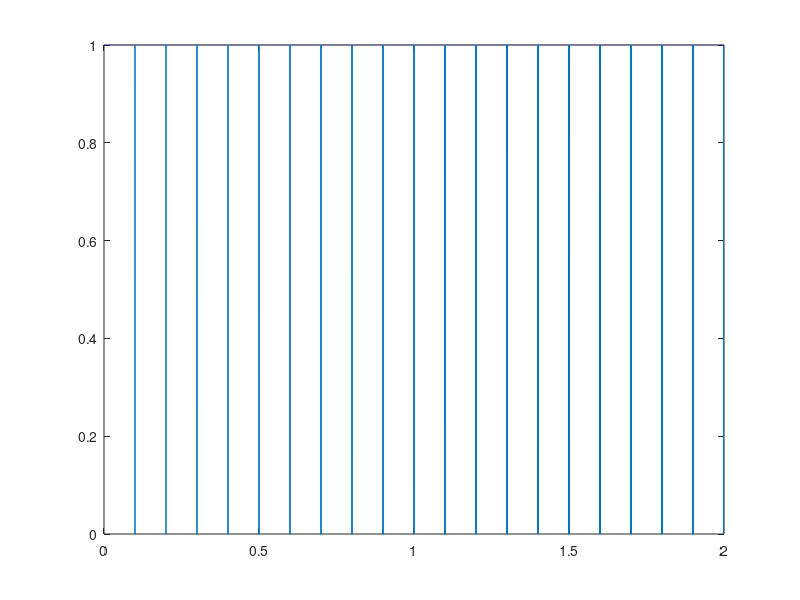
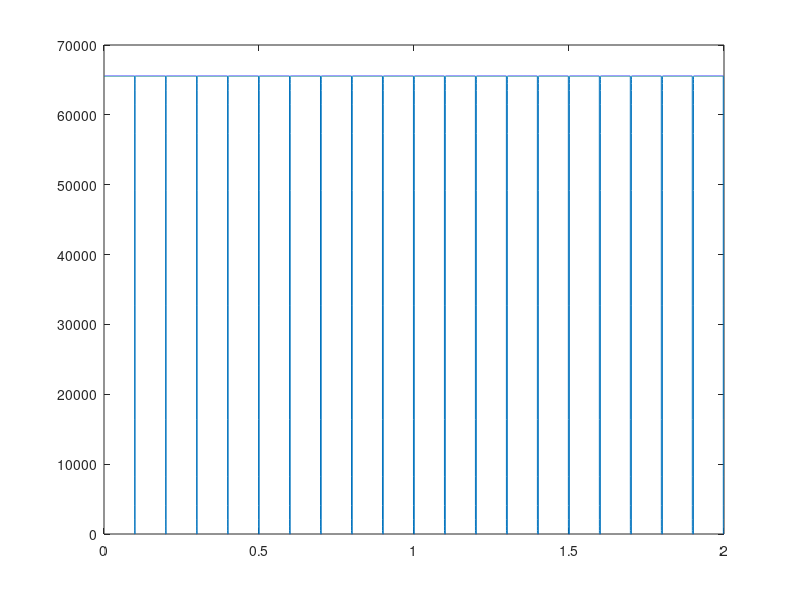

MATLAB code to generate these figures, in order:
close all;
clear;

fs = 30000;
time = 2;
N = 16;
t = 0:1/fs:time;
f = 10;
y = sin(2*pi*f*t) + sin(2*pi*(f+10)*t);
maxi = max(y);
mini = min(y);
del_A = 2*(maxi - mini)/(2^N);

y_a = floor(y./del_A);
qe = 0;

for i = 1:length(y_a)
    d = y_a(i);
    if (d >= qe)
        pdm_y(i) = 1;
    end
    if (d < qe)
        pdm_y(i) = 0;
    end
    
    qe = pdm_y(i) - d + qe;
end

%%

figure()
plot(t,pdm_y)

%%
N = 16;
y_pcm = zeros(1, length(y_a)-15);
for i = 1:length(y_a)-15
    
    for k = 0:15
        y_pcm(i) = y_pcm(i) + pdm_y(i+k)*2^(k);
    end
    
    
    
end

%%
figure()
plot(t(1:length(y_a)-15),y_pcm)